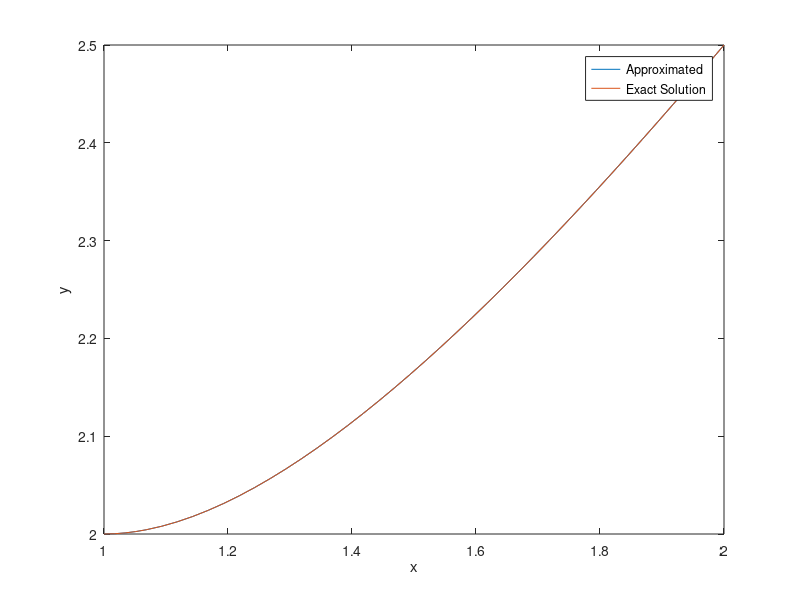

MATLAB code for this plot:
% Define the constants
a = 1;
b = 2;
y_a = 2;
y_b = 2.5;
h = 0.001;

% Define the differential equation
dydx = @(x, y) [y(2); 2 * y(1)^3 - 6 * y(1) - 2 * x^3];

% Solve the differential equation using ode45
[x_grid, y_approx] = ode45(dydx, [a b], [y_a; 0]); 

% Plot the approximated solution
plot(x_grid, y_approx(:, 1));
hold on;

% Compute the exact solution
y_exact = x_grid + 1 ./ x_grid;

% Plot the exact solution
plot(x_grid, y_exact);
hold off;

xlabel('x');
ylabel('y');
legend('Approximated', 'Exact Solution');

% Shooting method function
function p_final = shooting_method(a, b, y_a, y_b, h)
    initial_p = 0.8;
    initial_q = -0.9;
    tolerance = 0.001;

    % Define the differential equation
    dydx = @(x, y, p) [y(2); 2 * y(1)^3 - 6 * y(1) - 2 * x^3 + p];

    % Shooting method loop
    while true
        % Integrate the differential equation
        [x_grid, y_approx] = ode45(@(x, y) dydx(x, y, initial_p), [a b], [y_a; 0]);

        % Check the final value of y
        y_final = y_approx(end, 1);

        % If the final value is close enough to y_b, break the loop
        if abs(y_final - y_b) < tolerance
            break;
        end

        % Update initial_p based on the final value of y
        if y_final > y_b
            initial_p = initial_p - 0.1;
        else
            initial_p = initial_p + 0.1;
        end
    end

    % Set the final value of p
    p_final = initial_p;
end
